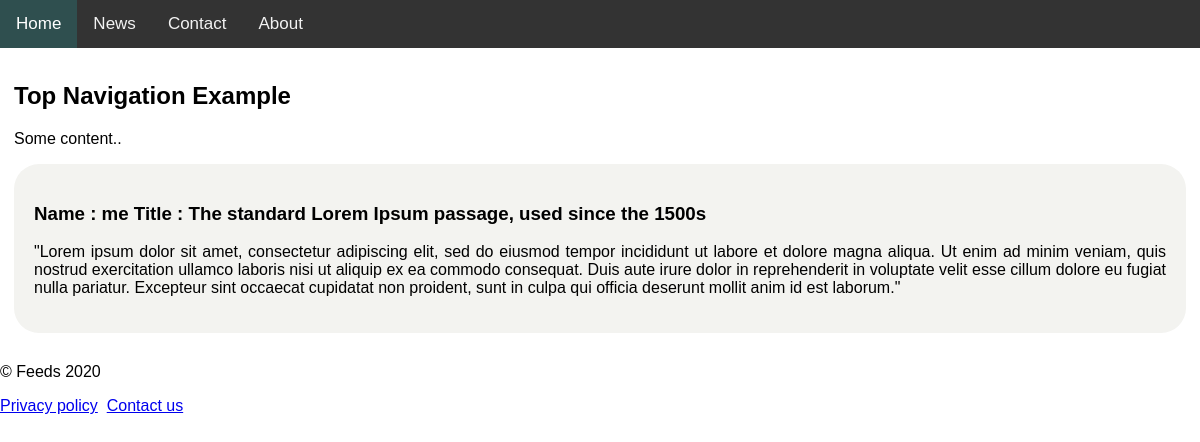
Before: / with the older database file.
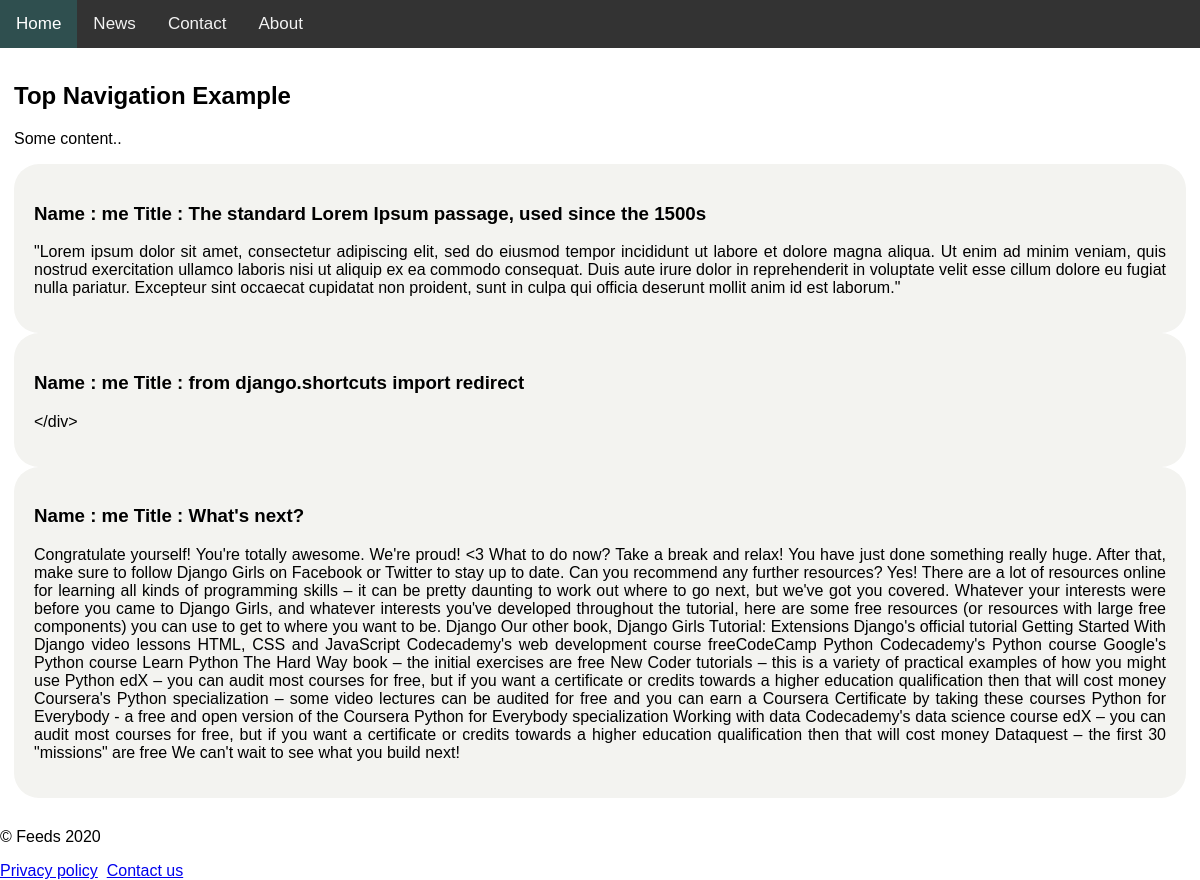
After: the same page with the newer database file.
### posts/models.py (models this page shows)
class feed(models.Model):
    id = models.IntegerField(primary_key=True)
    author = models.CharField(max_length=50)
    title = models.CharField(max_length=100)
    body = models.TextField()

### posts/views.py (the view)
# urls.py: path('', views.index, name='index'),
def index(request):
	template='posts/index.html'
	results=feed.objects.all()
	jsondata = serializers.serialize('json',results)
	context={
		'results':results,
		'jsondata':jsondata,
	}
	return render(request,template,context)

### posts/templates/posts/index.html
{% extends 'posts/base.html' %}
{% block content %}
	{% load static %}
	{% for result in results %}
		<div class="feeds">
			<h3>Name : {{result.author}}  Title : {{result.title}}</h3>
			<p id="{{result.id}}"> {{result.body}}</p>
		</div>
	{% endfor %}
{% endblock content %}

### posts/templates/posts/base.html (shortened to what this page needs)
<!DOCTYPE html>
<html lang="en-GB">
{% load pwa %}
{% load static %}
<head >
  <link rel="stylesheet"  type="text/css" href="{% static 'css/post.css' %}"/>
  <link rel="stylesheet"  href="{% static 'css/blog.css' %}">
</head>
<body>
  <div class="topnav">
    <a class="active" href="#home">Home</a>
    <a href="#news">News</a>
    <a href="#contact">Contact</a>
    <a href="#about">About</a>
  </div>
  <div style="padding: 14px 14px;">
    <h2>Top Navigation Example</h2>
    <p>Some content..</p>
		<div id="content" class="container">
			{% block content %}
			{% endblock %}
    </div>
  </div>
		<div class="footer bg-dark">
			<p>&copy Feeds 2020</p>
			<a class="alink" href="#">Privacy policy</a>&nbsp
			<a class="alink" href="#">Contact us</a>
		</div>
</body>
</html>

### posts/static/css/post.css (style rules this page uses)
body { margin: 0; font-family: Arial, Helvetica, sans-serif; }
.topnav { overflow: hidden; background-color: #333; }
.topnav a { float: left; color: #f2f2f2; text-align: center; padding: 14px 16px; text-decoration: none; font-size: 17px; }
.topnav a.active { background-color: darkslategrey; color: white; }
.feeds { background-color: rgb(243, 243, 240); text-align: justify; padding: 14px 14px; border-radius: 25px; border: #333; padding: 20px; }

### posts/static/css/blog.css (style rules this page uses)
body { margin: 0; font-family: Arial, Helvetica, sans-serif; }
.topnav { overflow: hidden; background-color: #333; }
.topnav a { float: left; color: #f2f2f2; text-align: center; padding: 14px 16px; text-decoration: none; font-size: 17px; }
.topnav a.active { background-color: darkslategrey; color: white; }

Changed rows visible on the page:
added feed: author "me", title "from django.shortcuts import redirect", body "</div>"
added feed: author "me", title "What's next?", body "Congratulate yourself! You're totally awesome. We're proud! <3 What to do now? Take a break and relax! You have just done something really huge. After that, make sure to follow Django Girls on Facebook or Twitter to stay up to date. Can you recommend any further resources? Yes! There are a lot of resources online for learning all kinds of programming skills – it can be pretty daunting to work out where to go next, but we've got you covered. Whatever your interests were before you came to Django Girls, and whatever interests you've developed throughout the tutorial, here are some free resources (or resources with large free components) you can use to get to where you want to be. Django Our…"
